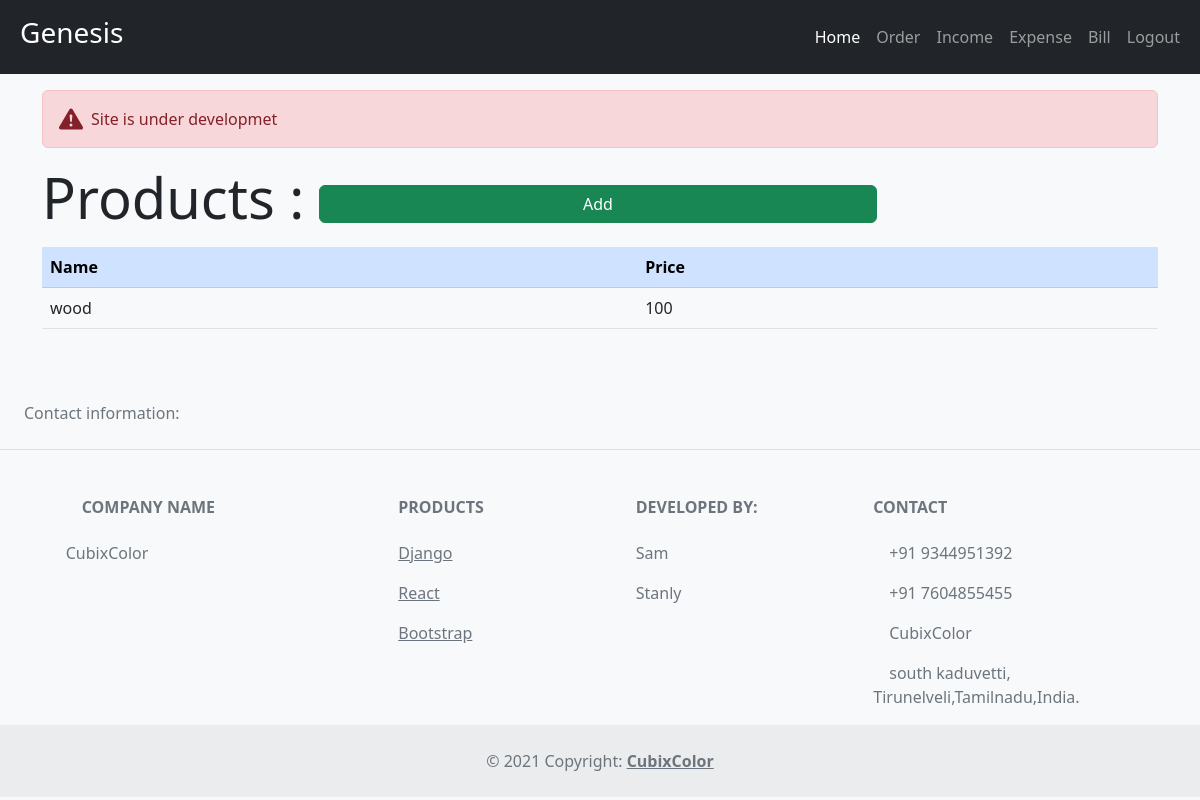
The page /products (signed in) on the database as committed earlier.
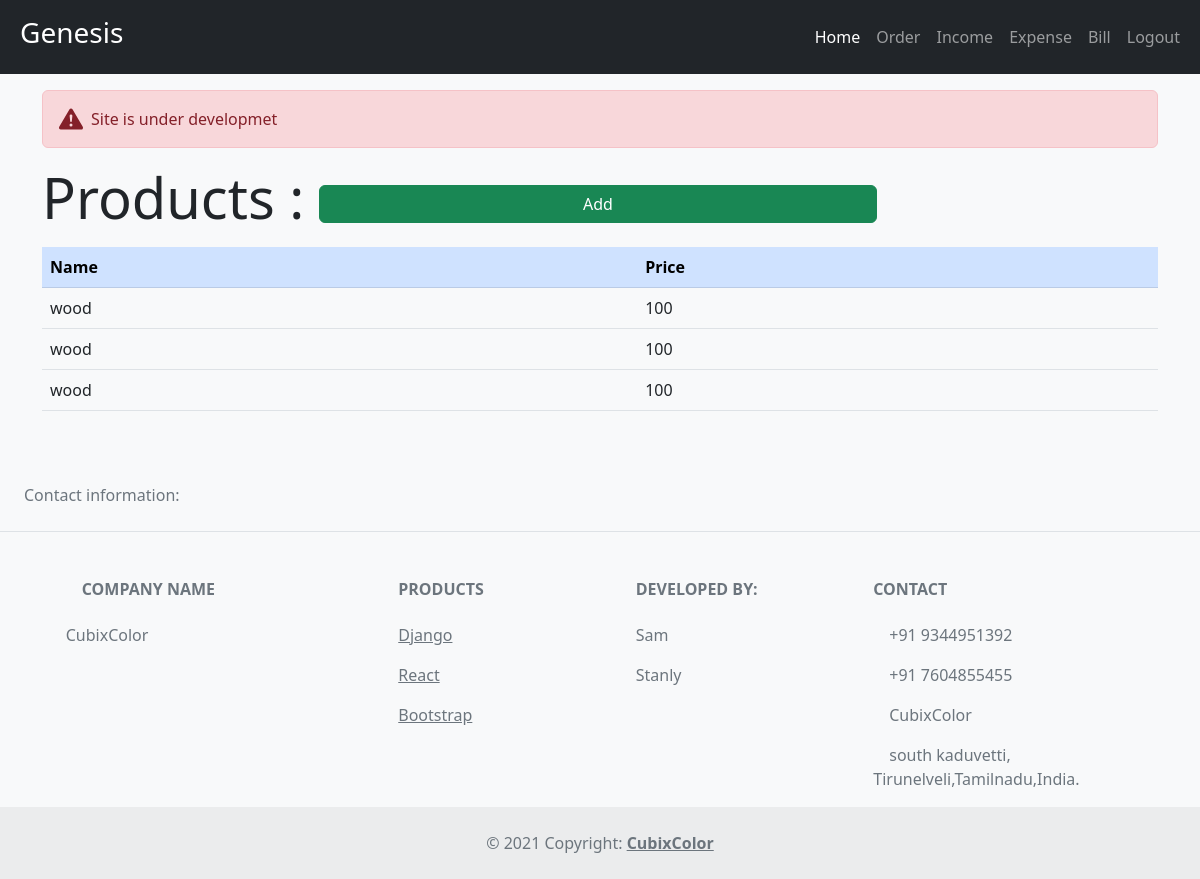
The same page on the database as committed later.
### app/models.py (models this page shows, shortened)
class Product(models.Model):
    name=models.CharField(max_length=15,null=True)
    price=models.IntegerField(null=True)

### app/views.py (the view)
# urls.py: path('products',views.product,name='product'),
@login_required(login_url='login')
def product(request):
    products=Product.objects.all()
    context={'products':products}
    return render(request,'app/product.html',context)

### app/templates/app/product.html
{% extends 'app/main.html' %}
{% block content %}
<div class="container">
    <h1 class="display-4">Products :
        {% if request.user.is_staff %}
        <a href=" {% url 'addpro' %} " class="btn btn-success w-50">Add</a>
        {% endif %}
    </h1>
    <table class="table mt-3">
        <thead>
            <tr class="table-primary">
                <th>Name</th>
                <th>Price</th>
            </tr>
        </thead>
        <tbody>
            {% for i in products %}
            <tr>
                <td>{{i.name}}</td>
                <td>{{i.price}}</td>
            </tr>
            {% endfor %}
        </tbody>
    </table>
</div>
{% endblock %}

Rows that differ between the two databases and show on the page:
added Product: name "wood", price "100"
added Product: name "wood", price "100"
